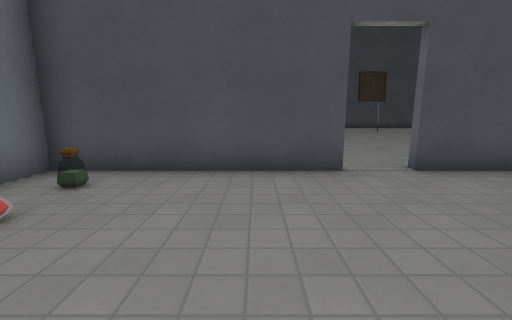
View 1 (above)

19 first-person views from a walk through a 3-D level made in the Godot game engine. The camera is 1.2 m above the floor, tilts 10° down and sees 90° across. Doors that lead somewhere are drawn open, without their leaves. The floor is counted in squares, 1.15 m on a side. Each view is taken from the middle of a square. On the plan, view 1 faces up. The plan holds only what a view shows up to about 11 squares ahead; the rest is blank. The place goes on beyond the plan. Characters and animated objects are not drawn. Some surface patterns are stand-ins.

View 2
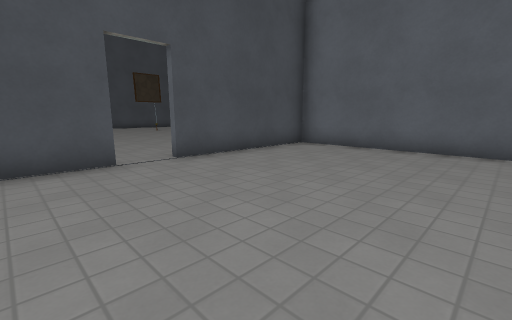

View 3
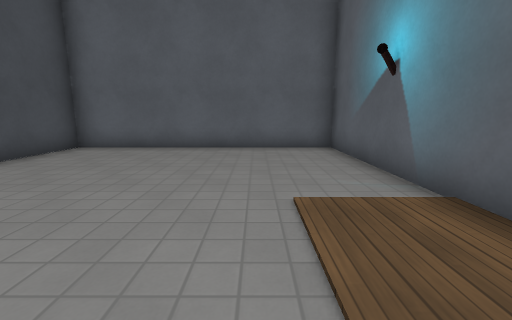

View 4
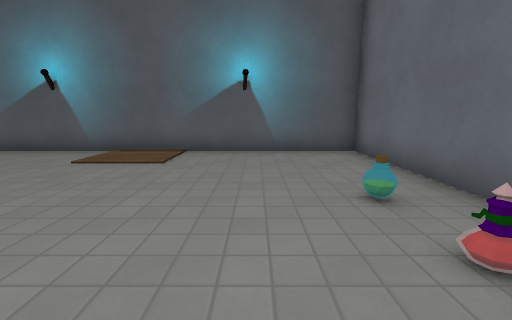

View 5
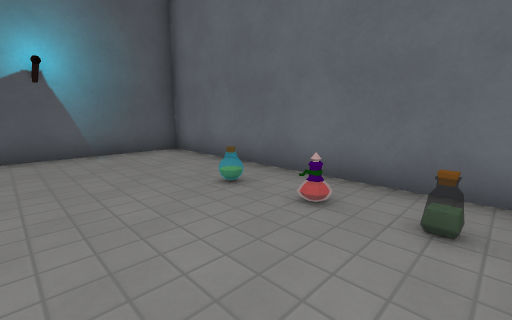

View 6
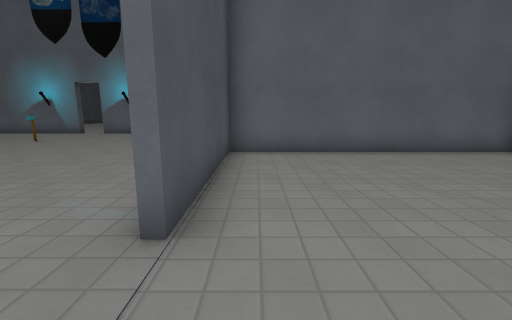

View 7
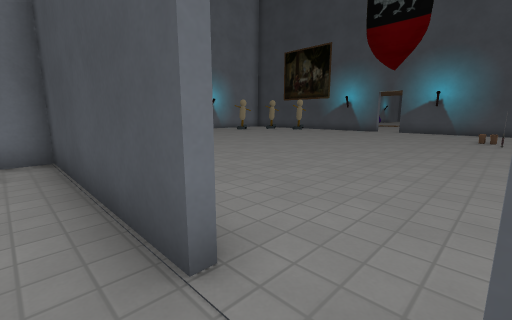

View 8
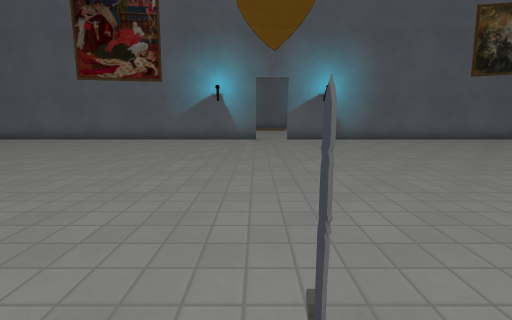

View 9
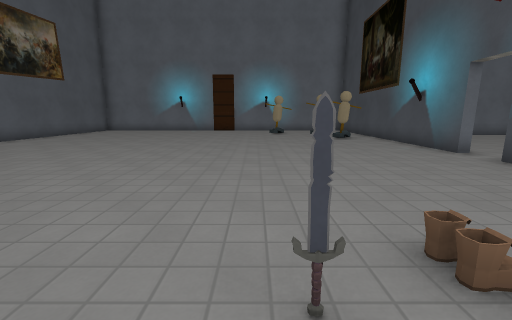

View 10
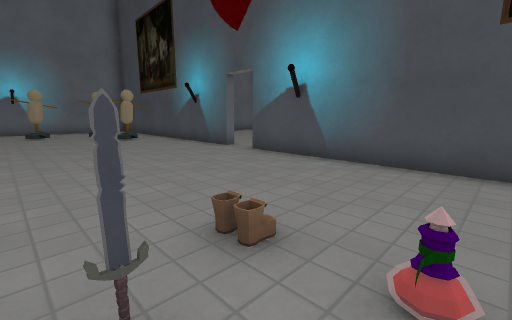

View 11
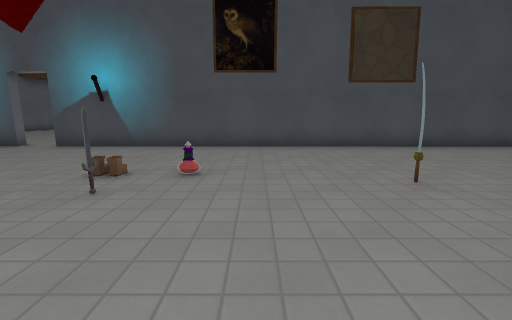

View 12
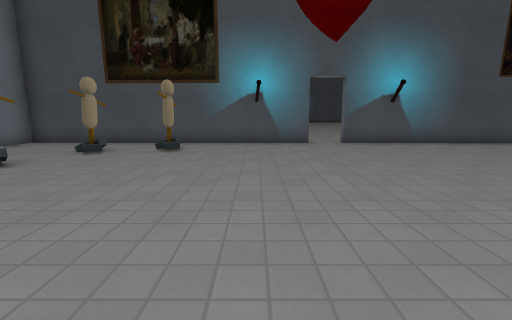

View 13
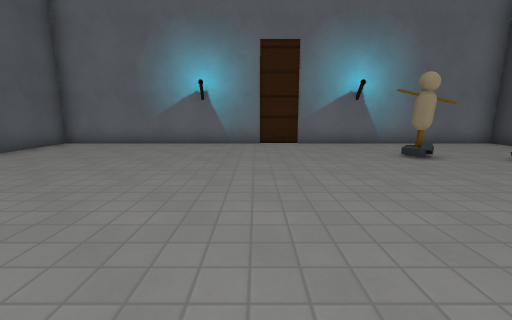

View 14
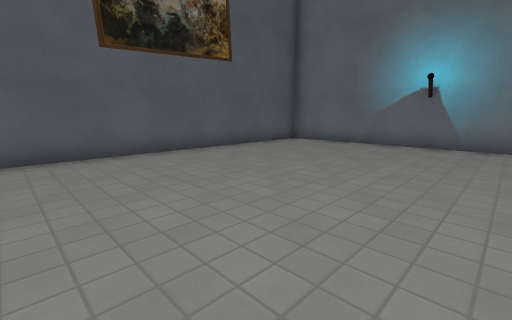

View 15
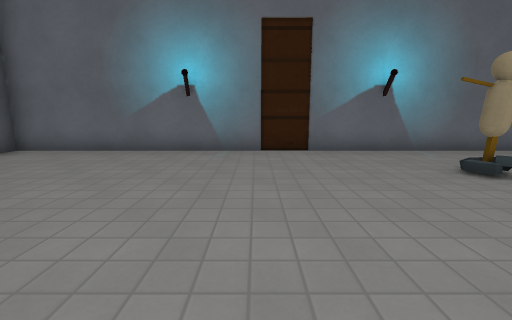

View 16
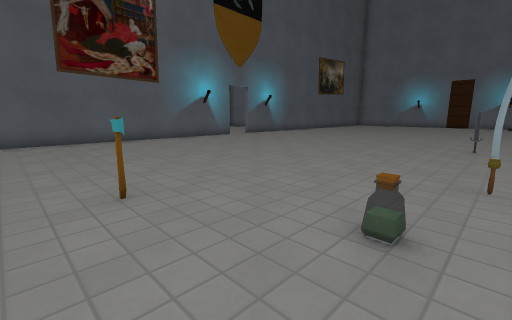

View 17
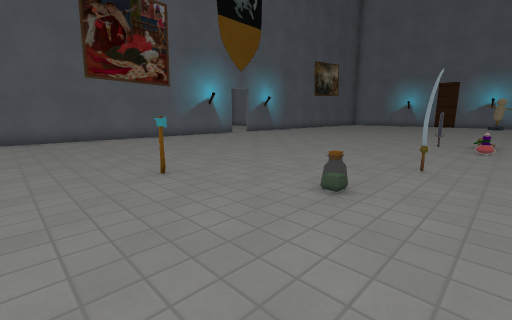

View 18
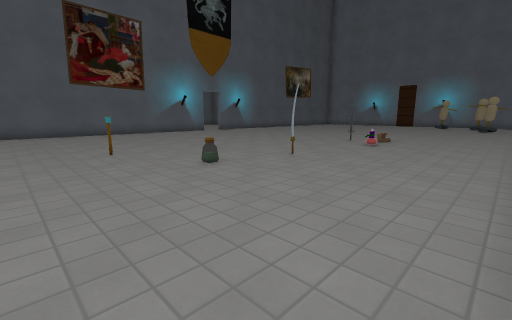

View 19
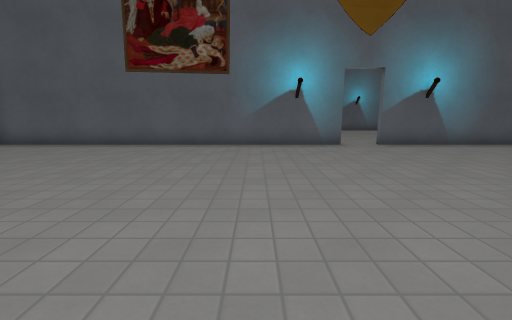

### Floor plan
Points are (right, up) in squares from view 1. A wall is a line through its corners. A room is listed if a view was taken in it or the views show most of it. See-through windows are left out.
Room 1 (views 1, 2, 3, 4, 5, 6, 7)
walls: (1.8, 4.8) (-3.9, 4.8) (-3.9, -3.4) (8.3, -3.4) (8.3, 4.8) (3, 4.8)
ways out: open door at (2.5, 5) to room 2
objects: potion (-3, 1); potion (-3, 2); potion (-3, 4)
Room 2 (views 8, 9, 10, 11, 12, 13, 14, 15, 16, 17, 18, 19)
walls: (-3, 20.6) (-13.5, 20.7) (-13.5, 5) (1.8, 5); (2.9, 5) (13.5, 5); (13.5, 20.4) (-1.7, 20.6)
ways out: open door at (2.5, 5) to room 1; open door at (-2.5, 21)
objects: dummy (-11, 16) to (-11, 17); dummy (-10, 18) to (-10, 19); dummy (-8, 19); sword (3, 15); potion (4, 17); potion (10, 15); axe (11, 13)

Where each view was taken, in squares from view 1:
view 1: 0 up, 0 right, facing up
view 2: 1 down, 0 right, facing up-right
view 3: 1 down, 0 right, facing right
view 4: 4 up, 1 left, facing down
view 5: 4 up, 0 right, facing down-left
view 6: 4 up, 1 right, facing right
view 7: 4 up, 3 right, facing up-left
view 8: 16 up, 3 right, facing down
view 9: 15 up, 4 right, facing left
view 10: 15 up, 4 right, facing up-left
view 11: 12 up, 5 right, facing up
view 12: 11 up, 5 left, facing up
view 13: 12 up, 4 left, facing left
view 14: 12 up, 4 left, facing down-left
view 15: 12 up, 6 left, facing left
view 16: 16 up, 12 right, facing down-left
view 17: 17 up, 13 right, facing down-left
view 18: 20 up, 13 right, facing down-left
view 19: 14 up, 6 right, facing down
